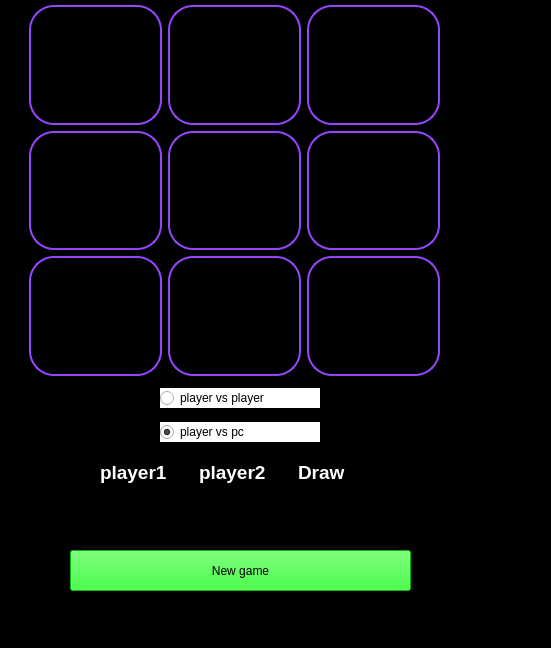
<?xml version="1.0" encoding="UTF-8"?>
<ui version="4.0">
 <class>tik</class>
 <widget class="QMainWindow" name="tik">
  <property name="geometry">
   <rect>
    <x>0</x>
    <y>0</y>
    <width>551</width>
    <height>648</height>
   </rect>
  </property>
  <property name="windowTitle">
   <string>MainWindow</string>
  </property>
  <property name="styleSheet">
   <string notr="true">background-color: rgb(0, 0, 0);</string>
  </property>
  <widget class="QWidget" name="centralwidget">
   <widget class="QWidget" name="gridLayoutWidget">
    <property name="geometry">
     <rect>
      <x>29</x>
      <y>5</y>
      <width>411</width>
      <height>371</height>
     </rect>
    </property>
    <layout class="QGridLayout" name="gl">
     <item row="0" column="4">
      <widget class="QPushButton" name="btn02">
       <property name="sizePolicy">
        <sizepolicy hsizetype="MinimumExpanding" vsizetype="MinimumExpanding">
         <horstretch>0</horstretch>
         <verstretch>0</verstretch>
        </sizepolicy>
       </property>
       <property name="font">
        <font>
         <pointsize>14</pointsize>
        </font>
       </property>
       <property name="styleSheet">
        <string notr="true">border: 2px solid rgb(150,70,255);
border-radius: 25px;</string>
       </property>
       <property name="text">
        <string/>
       </property>
      </widget>
     </item>
     <item row="0" column="0">
      <widget class="QPushButton" name="btn00">
       <property name="sizePolicy">
        <sizepolicy hsizetype="MinimumExpanding" vsizetype="MinimumExpanding">
         <horstretch>0</horstretch>
         <verstretch>0</verstretch>
        </sizepolicy>
       </property>
       <property name="font">
        <font>
         <pointsize>14</pointsize>
        </font>
       </property>
       <property name="cursor">
        <cursorShape>PointingHandCursor</cursorShape>
       </property>
       <property name="styleSheet">
        <string notr="true">border: 2px solid rgb(150,70,255);
border-radius: 25px;</string>
       </property>
       <property name="text">
        <string/>
       </property>
      </widget>
     </item>
     <item row="0" column="2">
      <widget class="QPushButton" name="btn01">
       <property name="sizePolicy">
        <sizepolicy hsizetype="MinimumExpanding" vsizetype="MinimumExpanding">
         <horstretch>0</horstretch>
         <verstretch>0</verstretch>
        </sizepolicy>
       </property>
       <property name="font">
        <font>
         <pointsize>14</pointsize>
        </font>
       </property>
       <property name="styleSheet">
        <string notr="true">border: 2px solid rgb(150,70,255);
border-radius: 25px;</string>
       </property>
       <property name="text">
        <string/>
       </property>
      </widget>
     </item>
     <item row="1" column="2">
      <widget class="QPushButton" name="btn11">
       <property name="sizePolicy">
        <sizepolicy hsizetype="MinimumExpanding" vsizetype="MinimumExpanding">
         <horstretch>0</horstretch>
         <verstretch>0</verstretch>
        </sizepolicy>
       </property>
       <property name="font">
        <font>
         <pointsize>14</pointsize>
        </font>
       </property>
       <property name="styleSheet">
        <string notr="true">border: 2px solid rgb(150,70,255);
border-radius: 25px;</string>
       </property>
       <property name="text">
        <string/>
       </property>
      </widget>
     </item>
     <item row="1" column="0">
      <widget class="QPushButton" name="btn10">
       <property name="sizePolicy">
        <sizepolicy hsizetype="MinimumExpanding" vsizetype="MinimumExpanding">
         <horstretch>0</horstretch>
         <verstretch>0</verstretch>
        </sizepolicy>
       </property>
       <property name="font">
        <font>
         <pointsize>14</pointsize>
        </font>
       </property>
       <property name="styleSheet">
        <string notr="true">border: 2px solid rgb(150,70,255);
border-radius: 25px;</string>
       </property>
       <property name="text">
        <string/>
       </property>
      </widget>
     </item>
     <item row="2" column="0">
      <widget class="QPushButton" name="btn20">
       <property name="sizePolicy">
        <sizepolicy hsizetype="MinimumExpanding" vsizetype="MinimumExpanding">
         <horstretch>0</horstretch>
         <verstretch>0</verstretch>
        </sizepolicy>
       </property>
       <property name="font">
        <font>
         <pointsize>14</pointsize>
        </font>
       </property>
       <property name="styleSheet">
        <string notr="true">border: 2px solid rgb(150,70,255);
border-radius: 25px;</string>
       </property>
       <property name="text">
        <string/>
       </property>
      </widget>
     </item>
     <item row="1" column="4">
      <widget class="QPushButton" name="btn12">
       <property name="sizePolicy">
        <sizepolicy hsizetype="MinimumExpanding" vsizetype="MinimumExpanding">
         <horstretch>0</horstretch>
         <verstretch>0</verstretch>
        </sizepolicy>
       </property>
       <property name="font">
        <font>
         <pointsize>14</pointsize>
        </font>
       </property>
       <property name="styleSheet">
        <string notr="true">border: 2px solid rgb(150,70,255);
border-radius: 25px;</string>
       </property>
       <property name="text">
        <string/>
       </property>
      </widget>
     </item>
     <item row="2" column="4">
      <widget class="QPushButton" name="btn22">
       <property name="sizePolicy">
        <sizepolicy hsizetype="MinimumExpanding" vsizetype="MinimumExpanding">
         <horstretch>0</horstretch>
         <verstretch>0</verstretch>
        </sizepolicy>
       </property>
       <property name="font">
        <font>
         <pointsize>14</pointsize>
        </font>
       </property>
       <property name="styleSheet">
        <string notr="true">border: 2px solid rgb(150,70,255);
border-radius: 25px;</string>
       </property>
       <property name="text">
        <string/>
       </property>
      </widget>
     </item>
     <item row="2" column="2">
      <widget class="QPushButton" name="btn21">
       <property name="sizePolicy">
        <sizepolicy hsizetype="MinimumExpanding" vsizetype="MinimumExpanding">
         <horstretch>0</horstretch>
         <verstretch>0</verstretch>
        </sizepolicy>
       </property>
       <property name="font">
        <font>
         <pointsize>14</pointsize>
        </font>
       </property>
       <property name="styleSheet">
        <string notr="true">border: 2px solid rgb(150,70,255);
border-radius: 25px;</string>
       </property>
       <property name="text">
        <string/>
       </property>
      </widget>
     </item>
    </layout>
   </widget>
   <widget class="QWidget" name="gridLayoutWidget_2">
    <property name="geometry">
     <rect>
      <x>160</x>
      <y>380</y>
      <width>160</width>
      <height>71</height>
     </rect>
    </property>
    <layout class="QGridLayout" name="gridLayout">
     <item row="0" column="0">
      <widget class="QRadioButton" name="rbtn_pl">
       <property name="styleSheet">
        <string notr="true">background-color: rgb(255, 255, 255);</string>
       </property>
       <property name="text">
        <string>player vs player</string>
       </property>
      </widget>
     </item>
     <item row="1" column="0">
      <widget class="QRadioButton" name="rbtn_pc">
       <property name="styleSheet">
        <string notr="true">background-color: rgb(255, 255, 255);</string>
       </property>
       <property name="text">
        <string>player vs pc</string>
       </property>
       <property name="checked">
        <bool>true</bool>
       </property>
      </widget>
     </item>
    </layout>
   </widget>
   <widget class="QPushButton" name="btn_new">
    <property name="geometry">
     <rect>
      <x>70</x>
      <y>550</y>
      <width>341</width>
      <height>41</height>
     </rect>
    </property>
    <property name="styleSheet">
     <string notr="true">background-color: rgb(0, 255, 0);</string>
    </property>
    <property name="text">
     <string>New game</string>
    </property>
   </widget>
   <widget class="QWidget" name="gridLayoutWidget_3">
    <property name="geometry">
     <rect>
      <x>100</x>
      <y>453</y>
      <width>291</width>
      <height>81</height>
     </rect>
    </property>
    <layout class="QGridLayout" name="gridLayout_2">
     <item row="1" column="0">
      <widget class="QLabel" name="player1">
       <property name="font">
        <font>
         <pointsize>14</pointsize>
         <bold>true</bold>
        </font>
       </property>
       <property name="styleSheet">
        <string notr="true">color: rgb(255, 255, 255);</string>
       </property>
       <property name="text">
        <string>player1</string>
       </property>
      </widget>
     </item>
     <item row="2" column="1">
      <widget class="QLabel" name="lbl2">
       <property name="font">
        <font>
         <pointsize>14</pointsize>
        </font>
       </property>
       <property name="styleSheet">
        <string notr="true">color: rgb(255, 255, 255);</string>
       </property>
       <property name="text">
        <string/>
       </property>
      </widget>
     </item>
     <item row="2" column="0">
      <widget class="QLabel" name="lbl1">
       <property name="font">
        <font>
         <pointsize>14</pointsize>
        </font>
       </property>
       <property name="styleSheet">
        <string notr="true">color: rgb(255, 255, 255);</string>
       </property>
       <property name="text">
        <string/>
       </property>
      </widget>
     </item>
     <item row="1" column="1">
      <widget class="QLabel" name="player2">
       <property name="font">
        <font>
         <pointsize>14</pointsize>
         <bold>true</bold>
        </font>
       </property>
       <property name="styleSheet">
        <string notr="true">color: rgb(255, 255, 255);</string>
       </property>
       <property name="text">
        <string>player2</string>
       </property>
      </widget>
     </item>
     <item row="1" column="2">
      <widget class="QLabel" name="draw">
       <property name="font">
        <font>
         <pointsize>14</pointsize>
         <bold>true</bold>
        </font>
       </property>
       <property name="styleSheet">
        <string notr="true">color: rgb(255, 255, 255);</string>
       </property>
       <property name="text">
        <string>Draw</string>
       </property>
      </widget>
     </item>
     <item row="2" column="2">
      <widget class="QLabel" name="lbld">
       <property name="font">
        <font>
         <pointsize>14</pointsize>
        </font>
       </property>
       <property name="styleSheet">
        <string notr="true">color: rgb(255, 255, 255);</string>
       </property>
       <property name="text">
        <string/>
       </property>
      </widget>
     </item>
    </layout>
   </widget>
  </widget>
  <widget class="QMenuBar" name="menubar">
   <property name="geometry">
    <rect>
     <x>0</x>
     <y>0</y>
     <width>551</width>
     <height>22</height>
    </rect>
   </property>
  </widget>
  <widget class="QStatusBar" name="statusbar"/>
 </widget>
 <resources/>
 <connections/>
</ui>
